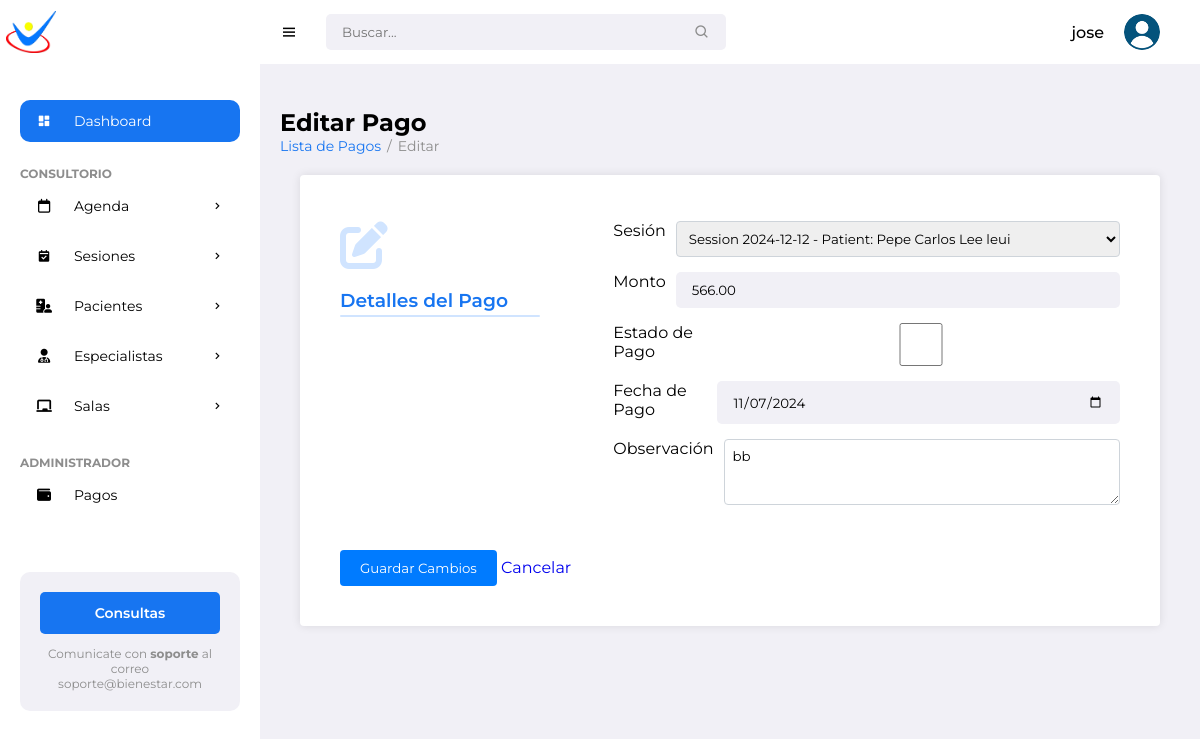
/payments/1/edit/ (signed in), run on an earlier commit of the app's database.
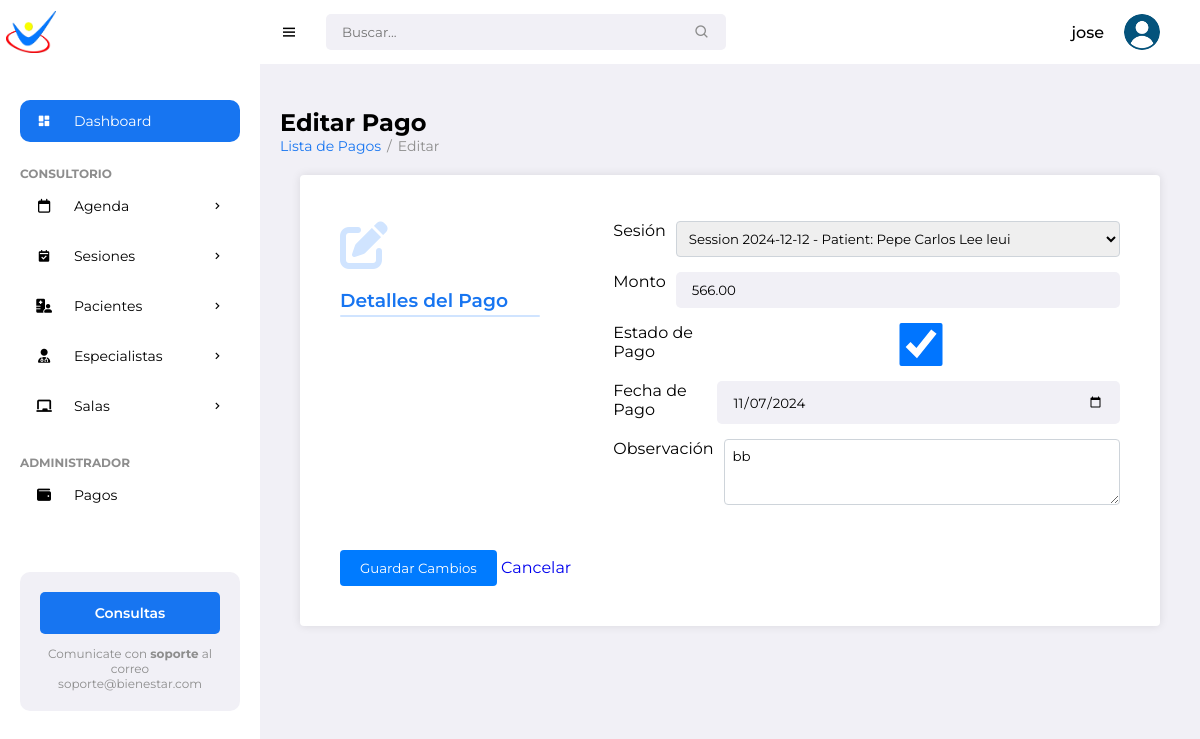
And on a later commit of the database.
### pacientes/models.py (models this page shows, shortened)
class Payment(models.Model):
    session = models.OneToOneField(Session, on_delete=models.CASCADE, related_name='payment')
    is_paid = models.BooleanField(default=False)
    payment_date = models.DateField(null=True, blank=True)
    amount = models.DecimalField(max_digits=10, decimal_places=2)
    payment_observation = models.TextField(blank=True, null=True)
    created_at = models.DateTimeField(auto_now_add=True)
    updated_at = models.DateTimeField(auto_now=True)
    class Meta:
        ordering = ['-session__date']
        verbose_name = 'Payment'
        verbose_name_plural = 'Payments'

### pacientes/views.py (the view)
# urls.py: path('payments/<int:payment_id>/edit/', views.edit_payment, name='edit_payment'),
@login_required
def edit_payment(request, payment_id):
    payment = get_object_or_404(Payment, pk=payment_id)
    if request.method == 'POST':
        form = PaymentForm(request.POST, instance=payment)
        if form.is_valid():
            form.save()
            return redirect('payment_list')
    else:
        form = PaymentForm(instance=payment)
    return render(request, 'pacientes/payments/edit_payment.html',
                 {'form': form, 'payment': payment})

### pacientes/forms.py
class PaymentForm(forms.ModelForm):
    class Meta:
        model = Payment
        fields = ['session', 'is_paid', 'payment_date', 'amount', 'payment_observation']
        widgets = {
            'payment_date': forms.DateInput(attrs={'type': 'date'}),
            'payment_observation': forms.Textarea(attrs={'rows': 3}),
        }
        labels = {
            'session': 'Sesión',
            'is_paid': 'Está pagado',
            'payment_date': 'Fecha de pago',
            'amount': 'Monto',
            'payment_observation': 'Observación del pago'
        }

### pacientes/models.py (called while the page is built)
    def __str__(self):
        return f"Session {self.date} - Patient: {self.patient.name} {self.patient.surname}"

### pacientes/templates/pacientes/payments/edit_payment.html (shortened to what this page needs)
{% extends "pacientes/base/base.html" %}
{% block content %}
<h1>Editar Pago</h1>
<ul class="breadcrumbs">
    <li><a href="{% url 'payment_list' %}">Lista de Pagos</a></li>
    <li class="divider">/</li>
    <li><a href="#" class="active">Editar</a></li>
</ul>
<div class="form-container">
    <form method="POST" enctype="multipart/form-data" class="add-form">
        <div class="row section">
            <div class="col-title">
                <i class="fas fa-edit"></i>
                <h3>Detalles del Pago</h3>
            </div>
            <div class="col-fields">
                <div class="form-group">
                    <label for="{{ form.session.id_for_label }}">Sesión</label>
                    {{ form.session }}
                </div>
                <div class="form-group">
                    <label for="{{ form.amount.id_for_label }}">Monto</label>
                    {{ form.amount }}
                </div>
                <div class="form-group">
                    <label for="{{ form.is_paid.id_for_label }}">Estado de Pago</label>
                    {{ form.is_paid }}
                </div>
                <div class="form-group">
                    <label for="{{ form.payment_date.id_for_label }}">Fecha de Pago</label>
                    {{ form.payment_date }}
                </div>
                <div class="form-group">
                    <label for="{{ form.payment_observation.id_for_label }}">Observación</label>
                    {{ form.payment_observation }}
                </div>
            </div>
        </div>
        <div class="button-group">
            <button type="submit" class="btn btn-primary">Guardar Cambios</button>
            <a href="{% url 'payment_list' %}" class="btn btn-secondary">Cancelar</a>
        </div>
    </form>
</div>
{% endblock %}

What changed in the data, as far as the page shows it:
changed Payment "bb": is_paid "☐" → "☑"
